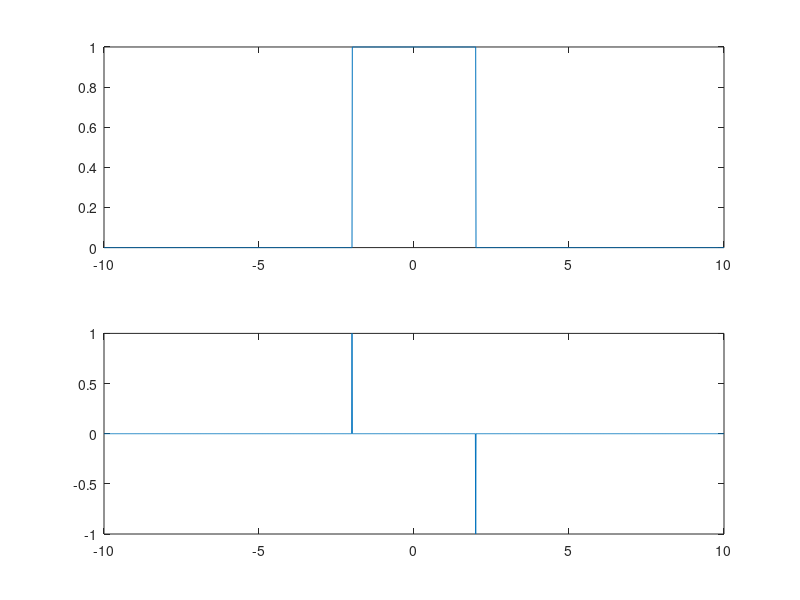
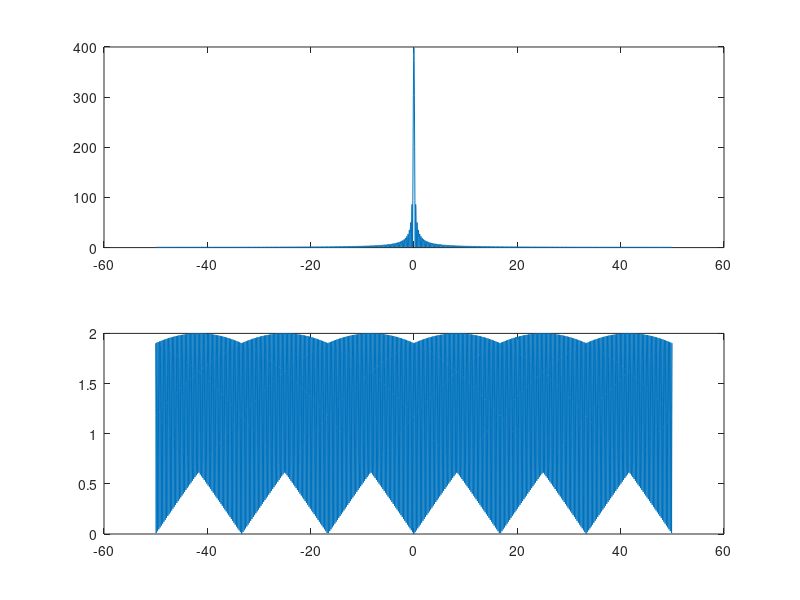

Source code (MATLAB) for these figures, in order:
clear
clf

k=1; yi(1) =0;
t =-10:0.01:10
for i=t; 
	if(i>-2&&i<2) y(k)=1;
	else y(k)=0;
	end
	k = k+1;
end
yd = [diff(y),0]
step= 1/0.01;
f = -step/2:step/length(t):step/2-step/length(t);

figure(1)
subplot(2,1,1), plot(t,y);
subplot(2,1,2), plot(t,yd);
figure(2);
subplot(2,1,1), plot(f,fftshift(abs(fft(y))));
subplot(2,1,2), plot(f,fftshift(abs(fft(yd))));
